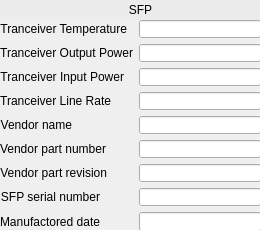
<?xml version="1.0" encoding="UTF-8"?>
<ui version="4.0">
 <class>Form</class>
 <widget class="QWidget" name="Form">
  <property name="geometry">
   <rect>
    <x>0</x>
    <y>0</y>
    <width>260</width>
    <height>230</height>
   </rect>
  </property>
  <property name="windowTitle">
   <string>Form</string>
  </property>
  <widget class="caLabel" name="calabel">
   <property name="geometry">
    <rect>
     <x>0</x>
     <y>0</y>
     <width>281</width>
     <height>20</height>
    </rect>
   </property>
   <property name="styleSheet">
    <string notr="true">background-color: rgb(236, 236, 236, 255);</string>
   </property>
   <property name="text">
    <string>SFP</string>
   </property>
   <property name="alignment">
    <set>Qt::AlignCenter</set>
   </property>
  </widget>
  <widget class="QWidget" name="formLayoutWidget">
   <property name="geometry">
    <rect>
     <x>0</x>
     <y>20</y>
     <width>261</width>
     <height>211</height>
    </rect>
   </property>
   <layout class="QFormLayout" name="formLayout">
    <item row="0" column="0">
     <widget class="QLabel" name="label_16">
      <property name="text">
       <string>Tranceiver Temperature</string>
      </property>
      <property name="alignment">
       <set>Qt::AlignRight|Qt::AlignTrailing|Qt::AlignVCenter</set>
      </property>
     </widget>
    </item>
    <item row="1" column="0">
     <widget class="QLabel" name="label_17">
      <property name="text">
       <string>Tranceiver Output Power</string>
      </property>
      <property name="alignment">
       <set>Qt::AlignRight|Qt::AlignTrailing|Qt::AlignVCenter</set>
      </property>
     </widget>
    </item>
    <item row="2" column="0">
     <widget class="QLabel" name="label_18">
      <property name="text">
       <string>Tranceiver Input Power</string>
      </property>
      <property name="alignment">
       <set>Qt::AlignRight|Qt::AlignTrailing|Qt::AlignVCenter</set>
      </property>
     </widget>
    </item>
    <item row="3" column="0">
     <widget class="QLabel" name="label_19">
      <property name="text">
       <string>Tranceiver Line Rate</string>
      </property>
      <property name="alignment">
       <set>Qt::AlignRight|Qt::AlignTrailing|Qt::AlignVCenter</set>
      </property>
     </widget>
    </item>
    <item row="4" column="0">
     <widget class="QLabel" name="label_20">
      <property name="text">
       <string>Vendor name</string>
      </property>
      <property name="alignment">
       <set>Qt::AlignRight|Qt::AlignTrailing|Qt::AlignVCenter</set>
      </property>
     </widget>
    </item>
    <item row="5" column="0">
     <widget class="QLabel" name="label_21">
      <property name="text">
       <string>Vendor part number</string>
      </property>
      <property name="alignment">
       <set>Qt::AlignRight|Qt::AlignTrailing|Qt::AlignVCenter</set>
      </property>
     </widget>
    </item>
    <item row="6" column="0">
     <widget class="QLabel" name="label_22">
      <property name="text">
       <string>Vendor part revision</string>
      </property>
      <property name="alignment">
       <set>Qt::AlignRight|Qt::AlignTrailing|Qt::AlignVCenter</set>
      </property>
     </widget>
    </item>
    <item row="7" column="0">
     <widget class="QLabel" name="label_23">
      <property name="text">
       <string>SFP serial number</string>
      </property>
      <property name="alignment">
       <set>Qt::AlignRight|Qt::AlignTrailing|Qt::AlignVCenter</set>
      </property>
     </widget>
    </item>
    <item row="8" column="0">
     <widget class="QLabel" name="label_25">
      <property name="text">
       <string>Manufactored date</string>
      </property>
      <property name="alignment">
       <set>Qt::AlignRight|Qt::AlignTrailing|Qt::AlignVCenter</set>
      </property>
     </widget>
    </item>
    <item row="0" column="1">
     <widget class="caLineEdit" name="calineedit_6">
      <property name="channel" stdset="0">
       <string notr="true">$(EVR):SFP-T-I</string>
      </property>
     </widget>
    </item>
    <item row="1" column="1">
     <widget class="caLineEdit" name="calineedit_7">
      <property name="channel" stdset="0">
       <string notr="true">$(EVR):SFP-Pwr-TX-I</string>
      </property>
     </widget>
    </item>
    <item row="2" column="1">
     <widget class="caLineEdit" name="calineedit_8">
      <property name="channel" stdset="0">
       <string notr="true">$(EVR):SFP-Pwr-RX-I</string>
      </property>
     </widget>
    </item>
    <item row="3" column="1">
     <widget class="caLineEdit" name="calineedit_9">
      <property name="channel" stdset="0">
       <string notr="true">$(EVR):SFP-Speed-Link-I</string>
      </property>
     </widget>
    </item>
    <item row="4" column="1">
     <widget class="caLineEdit" name="calineedit_10">
      <property name="channel" stdset="0">
       <string notr="true">$(EVR):SFP-Vendor-I</string>
      </property>
      <property name="formatType">
       <enum>caLineEdit::string</enum>
      </property>
     </widget>
    </item>
    <item row="5" column="1">
     <widget class="caLineEdit" name="calineedit_11">
      <property name="channel" stdset="0">
       <string notr="true">$(EVR):SFP-Part-I</string>
      </property>
      <property name="formatType">
       <enum>caLineEdit::string</enum>
      </property>
     </widget>
    </item>
    <item row="6" column="1">
     <widget class="caLineEdit" name="calineedit_12">
      <property name="channel" stdset="0">
       <string notr="true">$(EVR):SFP-Rev-I</string>
      </property>
      <property name="formatType">
       <enum>caLineEdit::string</enum>
      </property>
     </widget>
    </item>
    <item row="7" column="1">
     <widget class="caLineEdit" name="calineedit_13">
      <property name="channel" stdset="0">
       <string notr="true">$(EVR):SFP-Serial-I</string>
      </property>
      <property name="formatType">
       <enum>caLineEdit::string</enum>
      </property>
     </widget>
    </item>
    <item row="8" column="1">
     <widget class="caLineEdit" name="calineedit_14">
      <property name="channel" stdset="0">
       <string notr="true">$(EVR):SFP-Date-Manu-I</string>
      </property>
      <property name="formatType">
       <enum>caLineEdit::string</enum>
      </property>
     </widget>
    </item>
   </layout>
  </widget>
 </widget>
 <customwidgets>
  <customwidget>
   <class>caLabel</class>
   <extends>QLabel</extends>
   <header>caLabel</header>
  </customwidget>
  <customwidget>
   <class>caLineEdit</class>
   <extends>QLineEdit</extends>
   <header>caLineEdit</header>
  </customwidget>
 </customwidgets>
 <resources/>
 <connections/>
</ui>
